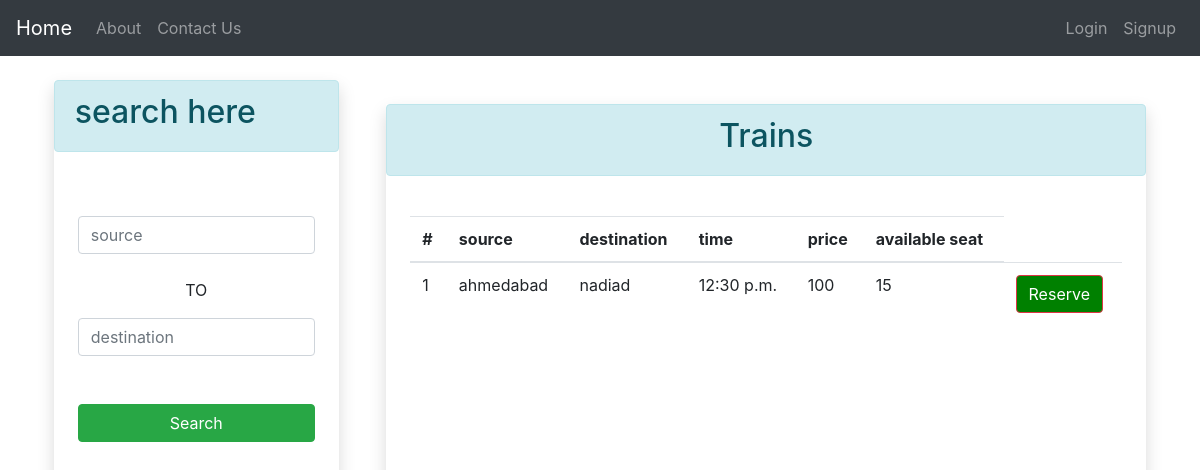
Screenshot of /app/trains/ with the database file from the repository.
### app/models.py (models this page shows)
class TRAIN(models.Model):
	source = models.CharField(max_length=100)
	destination = models.CharField(max_length=100)
	time = models.TimeField(auto_now=False)
	seat = models.IntegerField(default=15)
	price = models.IntegerField(default=0)
	@staticmethod
	def get_all_trains():
		return TRAIN.objects.all()

### app/views.py (the view)
# urls.py: path('trains/',trains),
def trains (request):
    train = TRAIN.get_all_trains()
    request.session['mot']="Train"
    return render(request,'showtrains.html',{'trains':train})

### app/templates/showTrains.html
{% extends 'search.html' %}
{% block content1 %}
    <div class="col-lg-8 mx-auto shadow p-0 mt-4">
        {% if not trains %}
        <div class="p-4">
            <br>
            <br>
            <div class="alert alert-info text-center">
              <p class="" style="font-size: 30px;">No Train Found</p>
            </div>
            <br>
            <br>
        </div>
        {% else %}
        <div class="alert alert-info">
            <h2 align="center">Trains</h2>
        </div>
        <div class="p-4">
            <table class="table">
                <thead>
                    <tr>
                        <th>#</th>
                        <th>source</th>
                        <th>destination</th>
                        <th> time </th>
                        <th>price</th>
                        <th>available seat</th>
                      </tr>
                </thead>
                <tbody>
                    {% for train in trains %}
                        <tr>
                            <td>{{forloop.counter}}</td>
                            <td>{{train.source}}</td>
                            <td>{{train.destination}}</td>
                            <td>{{train.time}}</td>
                            <td>{{train.price}}</td>
                            <td>{{train.seat}}</td>
                            <td>
                              <a href="/app/reservation/{{train.id}}" class="btn btn-danger" style="background-color:green ">Reserve</a>
                            </td>
                        </tr>
                    {% endfor %}
                </tbody>
            </table>
        </div>
        {% endif %}
    </div>
{% endblock content1%}

### rows the page displays
TRAIN: source "ahmedabad", destination "nadiad", time "12:30 p.m.", price "100", seat "15"
